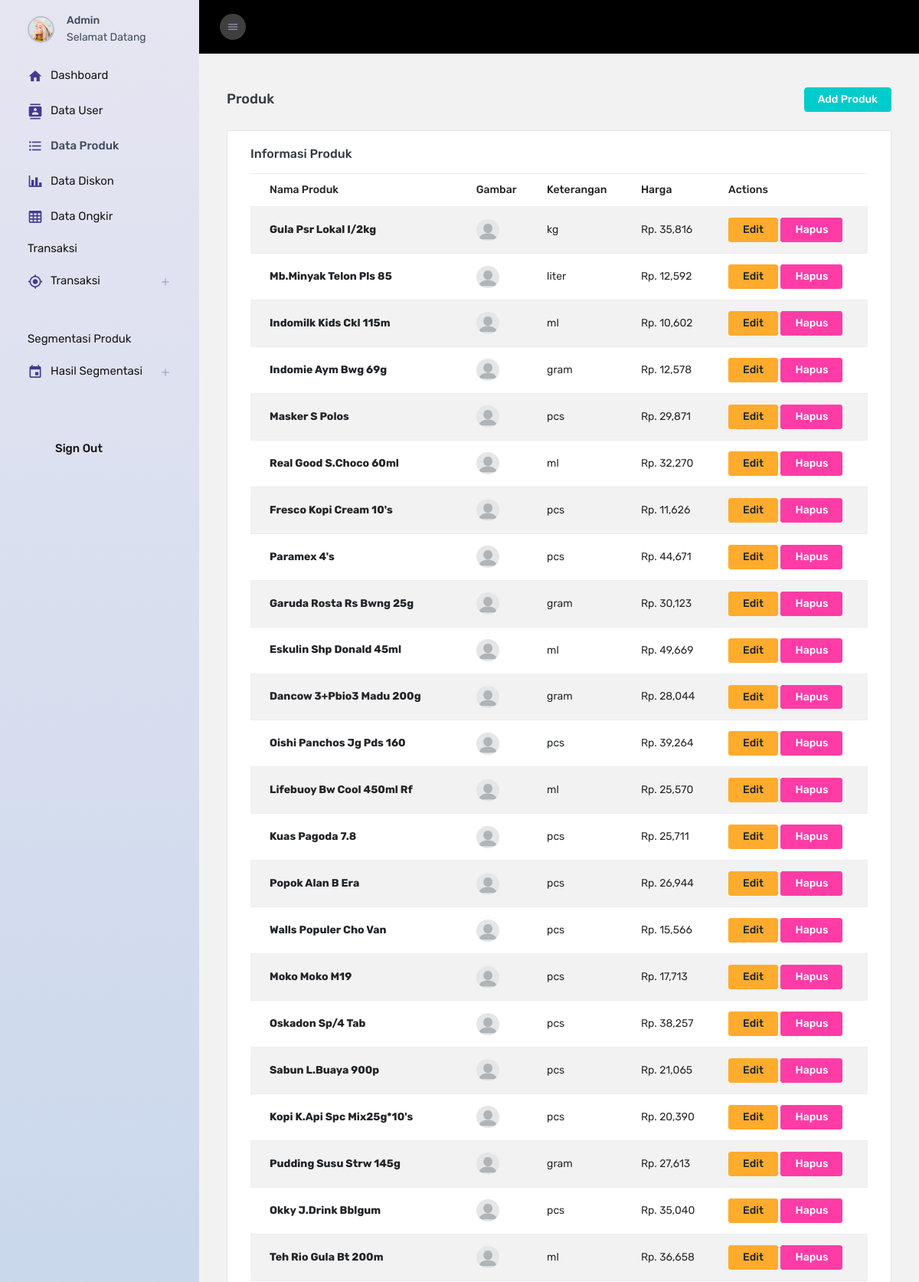
/Admin/cProduk (signed in, upper part), run on the app's committed database.
### tables this page shows
CREATE TABLE `produk` (
  `id_produk` int(11) NOT NULL,
  `id_user` int(11) NOT NULL,
  `nama_produk` varchar(125) NOT NULL,
  `keterangan` varchar(20) NOT NULL,
  `harga` varchar(15) NOT NULL,
  `harga_supplier` varchar(30) NOT NULL,
  `stat_produk` int(11) NOT NULL,
  `gambar` text NOT NULL
);

### application/controllers/Admin/cProduk.php (called while the page is built, shortened)
<?php
class cProduk extends CI_Controller
{
	public function __construct()
	{
		$this->load->model('mProduk');
	}
	public function index()
	{
		$data = array(
			'produk' => $this->mProduk->select()
		);
		$this->load->view('Admin/Layout/head');
		$this->load->view('Admin/Produk/vProduk', $data);
		$this->load->view('Admin/Layout/footer');
	}
}

### index.php (called while the page is built, shortened)
<?php
require_once BASEPATH.'core/CodeIgniter.php';

### application/models/mProduk.php (called while the page is built, shortened)
<?php
class mProduk extends CI_Model
{
	public function select()
	{
		$this->db->select('*');
		$this->db->from('produk');
		return $this->db->get()->result();
	}
}

### application/views/Admin/Produk/vProduk.php (the view, shortened to what this page needs)
<div class="main-panel">
	<div class="content-wrapper">
		<div class="page-header">
			<h3 class="page-title">Produk</h3>
			<div class="d-flex">
				<a href="<?= base_url('Admin/cProduk/create') ?>" class="btn btn-sm ml-3 btn-success"> Add Produk </a>
			</div>
		</div>
		<div class="row">
			<div class="col-lg-12 grid-margin stretch-card">
				<div class="card">
					<div class="card-body">
						<h4 class="card-title">Informasi Produk</h4>
						<div class="table-responsive">
							<table class="table table-striped">
								<thead>
									<tr>
										<th>Nama Produk </th>
										<th>Gambar</th>
										<th>Keterangan</th>
										<th>Harga</th>
										<th>Actions</th>
									</tr>
								</thead>
								<tbody>
									<?php
									foreach ($produk as $key => $value) {
									?>
										<tr>
											<td><i class="fab fa-angular fa-lg text-danger me-3"></i> <strong><?= $value->nama_produk ?></strong></td>
											<td>
												<ul class="list-unstyled users-list m-0 avatar-group d-flex align-items-center">
													<li data-bs-toggle="tooltip" data-popup="tooltip-custom" data-bs-placement="top" class="avatar avatar-xs pull-up" title="Lilian Fuller">
														<img src="<?= base_url('asset/foto-produk/' . $value->gambar) ?>" alt="Avatar" class="rounded-circle" />
													</li>
												</ul>
											</td>
											<td>
												<?= $value->keterangan ?>
											</td>
											<td>Rp. <?= number_format($value->harga, 0) ?></td>
											<td>
												<a href="<?= base_url('Admin/cProduk/update/' . $value->id_produk) ?>" class="btn btn-warning"> Edit </a>
												<a href="<?= base_url('Admin/cProduk/delete/' . $value->id_produk) ?>" class="btn btn-danger"> Hapus </a>
											</td>
										</tr>
									<?php
									}
									?>
								</tbody>
							</table>
						</div>
					</div>
				</div>
			</div>
		</div>
	</div>

### data on the page
produk: nama_produk "Gula Psr Lokal I/2kg", gambar (placeholder picture), keterangan "kg", harga "35,816"
produk: nama_produk "Mb.Minyak Telon Pls 85", gambar (placeholder picture), keterangan "liter", harga "12,592"
produk: nama_produk "Indomilk Kids Ckl 115m", gambar (placeholder picture), keterangan "ml", harga "10,602"
produk: nama_produk "Indomie Aym Bwg 69g", gambar (placeholder picture), keterangan "gram", harga "12,578"
produk: nama_produk "Masker S Polos", gambar (placeholder picture), keterangan "pcs", harga "29,871"
produk: nama_produk "Real Good S.Choco 60ml", gambar (placeholder picture), keterangan "ml", harga "32,270"
produk: nama_produk "Fresco Kopi Cream 10's", gambar (placeholder picture), keterangan "pcs", harga "11,626"
produk: nama_produk "Paramex 4's", gambar (placeholder picture), keterangan "pcs", harga "44,671"
produk: nama_produk "Garuda Rosta Rs Bwng 25g", gambar (placeholder picture), keterangan "gram", harga "30,123"
produk: nama_produk "Eskulin Shp Donald 45ml", gambar (placeholder picture), keterangan "ml", harga "49,669"
produk: nama_produk "Dancow 3+Pbio3 Madu 200g", gambar (placeholder picture), keterangan "gram", harga "28,044"
produk: nama_produk "Oishi Panchos Jg Pds 160", gambar (placeholder picture), keterangan "pcs", harga "39,264"
produk: nama_produk "Lifebuoy Bw Cool 450ml Rf", gambar (placeholder picture), keterangan "ml", harga "25,570"
produk: nama_produk "Kuas Pagoda 7.8", gambar (placeholder picture), keterangan "pcs", harga "25,711"
produk: nama_produk "Popok Alan B Era", gambar (placeholder picture), keterangan "pcs", harga "26,944"
produk: nama_produk "Walls Populer Cho Van", gambar (placeholder picture), keterangan "pcs", harga "15,566"
produk: nama_produk "Moko Moko M19", gambar (placeholder picture), keterangan "pcs", harga "17,713"
produk: nama_produk "Oskadon Sp/4 Tab", gambar (placeholder picture), keterangan "pcs", harga "38,257"
produk: nama_produk "Sabun L.Buaya 900p", gambar (placeholder picture), keterangan "pcs", harga "21,065"
produk: nama_produk "Kopi K.Api Spc Mix25g*10's", gambar (placeholder picture), keterangan "pcs", harga "20,390"
produk: nama_produk "Pudding Susu Strw 145g", gambar (placeholder picture), keterangan "gram", harga "27,613"
produk: nama_produk "Okky J.Drink Bblgum", gambar (placeholder picture), keterangan "pcs", harga "35,040"
produk: nama_produk "Teh Rio Gula Bt 200m", gambar (placeholder picture), keterangan "ml", harga "36,658"
